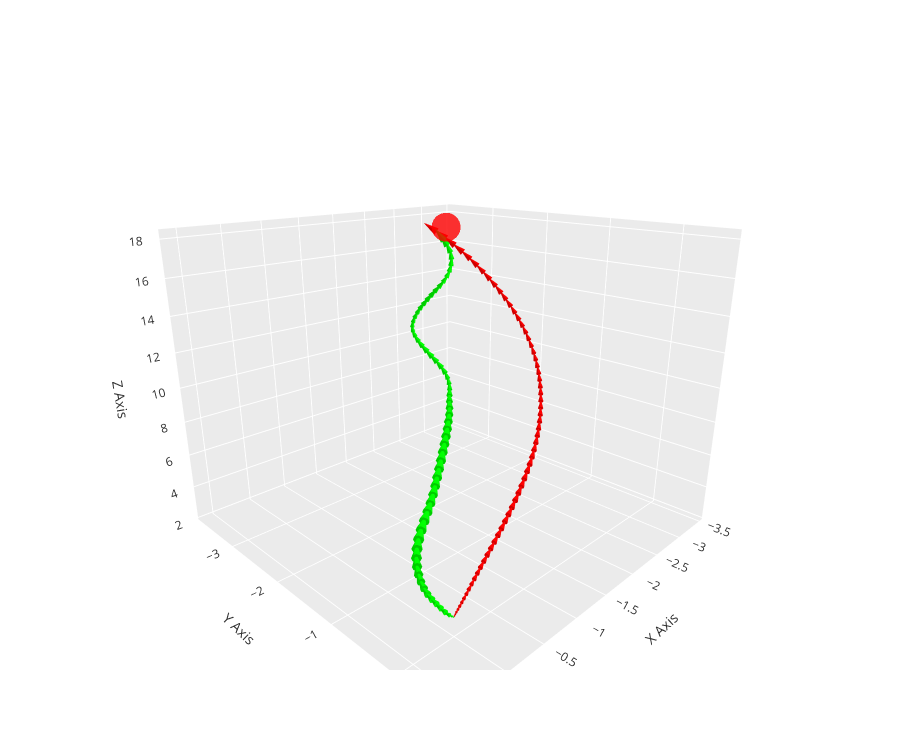

Notebook source saved alongside this figure:
### Markdown cell above
## <span style="color:#27AE60;">Visualising the trajectories:</span>

### Code cell
with open(f"comparison_results_{control_mode}.json", "r") as f:
    comp_results = json.load(f)

ep_idx = 2
lin_vels = [comp_results["ppo"]["linear_velocity"][ep_idx], comp_results["sac"]["linear_velocity"][ep_idx]]
lin_pos = [comp_results["ppo"]["linear_position"][ep_idx], comp_results["sac"]["linear_position"][ep_idx]]
    
plotly_vector_field(lin_pos, lin_vels, comp_results["targets"][ep_idx], size=[20.0, 30.0, 40.0], save_path=False, mode="compare")
